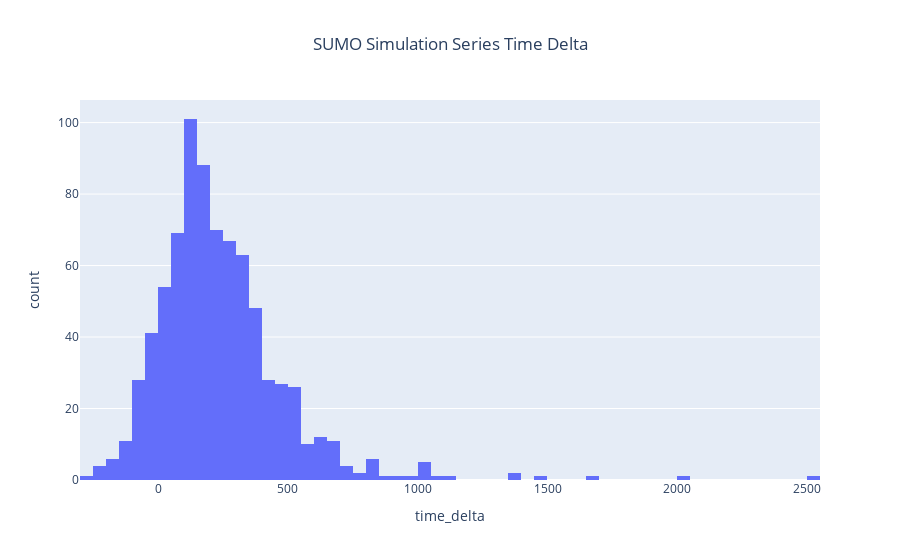

Here is the notebook cell this chart was saved with:
### Code cell
## Histogram of trip edge_lengths
fig = px.histogram(series_df, x = "time_delta",
                    title = "SUMO Simulation Series Time Delta")
fig.update_layout(title_x = 0.5)
fig.show()

### Figure 1 — Plotly figure (JSON) as saved in the notebook; plotly's stock layout.template omitted (floating-point values rounded to 4 significant figures; data arrays with more than 128 entries replaced by an {"elided": "..."} marker saying what was removed)
{"data": [{"alignmentgroup": "True", "bingroup": "x", "hovertemplate": "time_delta=%{x}<br>count=%{y}<extra></extra>", "legendgroup": "", "marker": {"color": "#636efa", "pattern": {"shape": ""}}, "name": "", "offsetgroup": "", "orientation": "v", "showlegend": false, "type": "histogram", "x": {"elided": "793 int values"}, "xaxis": "x", "yaxis": "y"}], "layout": {"barmode": "relative", "legend": {"tracegroupgap": 0}, "title": {"text": "SUMO Simulation Series Time Delta", "x": 0.5}, "xaxis": {"anchor": "y", "domain": [0, 1], "title": {"text": "time_delta"}}, "yaxis": {"anchor": "x", "domain": [0, 1], "title": {"text": "count"}}}}
